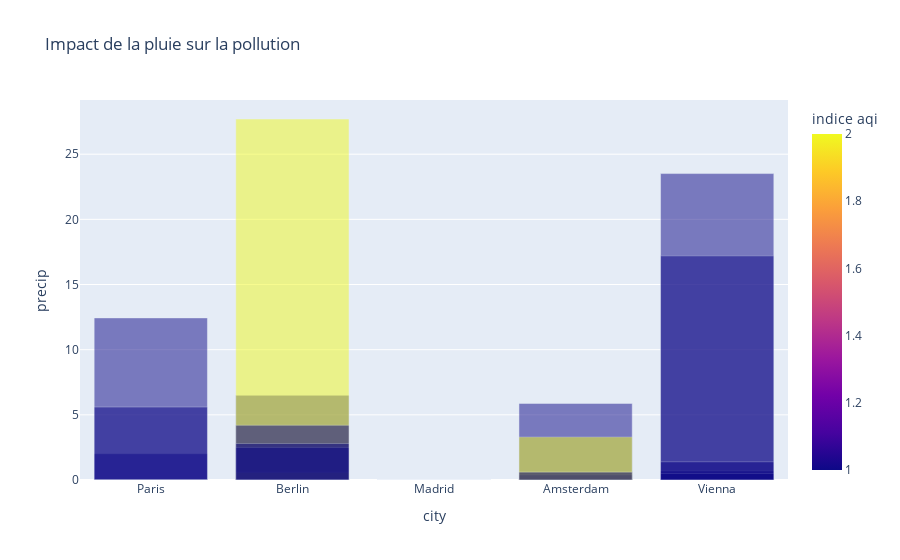

Notebook source saved alongside this figure:
### Markdown cell above
3. **Qualité de l'air vs météo**
   - Impact de la pluie sur la pollution
   - Corrélations vent/qualité de l'air

### Code cell
fig = px.bar(df_total,
              title="Impact de la pluie sur la pollution",
              x="city",
              y="precip",
              color="indice aqi",
              barmode="overlay")
fig.show()

### Figure 1 — Plotly figure (JSON) as saved in the notebook; plotly's stock layout.template omitted (floating-point values rounded to 4 significant figures)
{"data": [{"hovertemplate": "city=%{x}<br>precip=%{y}<br>indice aqi=%{marker.color}<extra></extra>", "legendgroup": "", "marker": {"color": [2, 1, 1, 1, 1, 1, 2, 1, 2, 2, 1, 1, 1, 1, 2, 2, 2, 2, 2, 2, 2, 1, 2, 1, 1, 1, 2, 1, 1, 1, 1, 1, 1, 1, 1], "coloraxis": "coloraxis", "opacity": 0.5, "pattern": {"shape": ""}}, "name": "", "orientation": "v", "showlegend": false, "textposition": "auto", "type": "bar", "x": ["Paris", "Paris", "Paris", "Paris", "Paris", "Paris", "Paris", "Berlin", "Berlin", "Berlin", "Berlin", "Berlin", "Berlin", "Berlin", "Madrid", "Madrid", "Madrid", "Madrid", "Madrid", "Madrid", "Madrid", "Amsterdam", "Amsterdam", "Amsterdam", "Amsterdam", "Amsterdam", "Amsterdam", "Amsterdam", "Vienna", "Vienna", "Vienna", "Vienna", "Vienna", "Vienna", "Vienna"], "xaxis": "x", "y": [0.052, 2.018, 12.44, 0.01, 0.0, 5.6, 0.0, 6.5, 27.7, 0.6, 4.2, 2.5, 0.0, 2.8, 0.0, 0.0, 0.0, 0.0, 0.0, 0.0, 0.0, 5.877, 0.537, 0.004, 0.647, 0.4, 3.3, 0.6, 0.0, 0.001, 23.51, 0.7, 17.2, 0.5, 1.4], "yaxis": "y"}], "layout": {"barmode": "overlay", "coloraxis": {"colorbar": {"title": {"text": "indice aqi"}}, "colorscale": [[0, "#0d0887"], [0.1111, "#46039f"], [0.2222, "#7201a8"], [0.3333, "#9c179e"], [0.4444, "#bd3786"], [0.5556, "#d8576b"], [0.6667, "#ed7953"], [0.7778, "#fb9f3a"], [0.8889, "#fdca26"], [1, "#f0f921"]]}, "legend": {"tracegroupgap": 0}, "title": {"text": "Impact de la pluie sur la pollution"}, "xaxis": {"anchor": "y", "domain": [0, 1], "title": {"text": "city"}}, "yaxis": {"anchor": "x", "domain": [0, 1], "title": {"text": "precip"}}}}
